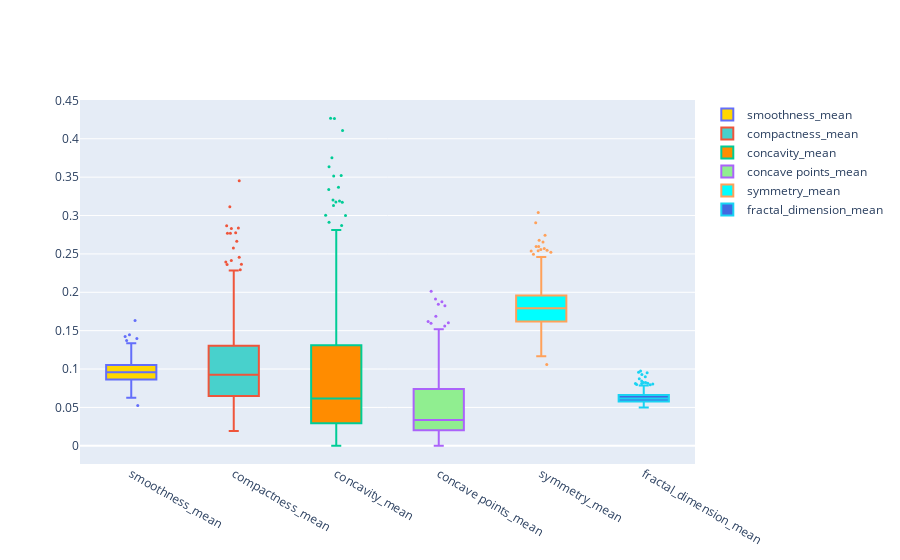

The notebook cell this image was saved under:
### Code cell
names = df.columns[5:11]
# convert DataFrame to list
values=[] 
for column in df.iloc[:,5:11].columns:
    li = df[column].tolist()
    values.append(li)
colors = ['gold', 'mediumturquoise', 'darkorange', 'lightgreen','cyan', 'royalblue']

fig = go.Figure()
for xd, yd, cls in zip(names, values, colors):
        fig.add_trace(go.Box(
            y=yd,
            name=xd,
            boxpoints='outliers',
            jitter=0.5,
            whiskerwidth=0.2,
            fillcolor=cls,
            marker_size=3,
            line_width=2)
        )
fig.show()

### Figure 1 — Plotly figure (JSON) as saved in the notebook; plotly's stock layout.template omitted (floating-point values rounded to 4 significant figures; data arrays with more than 128 entries replaced by an {"elided": "..."} marker saying what was removed)
{"data": [{"boxpoints": "outliers", "fillcolor": "gold", "jitter": 0.5, "line": {"width": 2}, "marker": {"size": 3}, "name": "smoothness_mean", "type": "box", "whiskerwidth": 0.2, "y": {"elided": "569 float values"}}, {"boxpoints": "outliers", "fillcolor": "mediumturquoise", "jitter": 0.5, "line": {"width": 2}, "marker": {"size": 3}, "name": "compactness_mean", "type": "box", "whiskerwidth": 0.2, "y": {"elided": "569 float values"}}, {"boxpoints": "outliers", "fillcolor": "darkorange", "jitter": 0.5, "line": {"width": 2}, "marker": {"size": 3}, "name": "concavity_mean", "type": "box", "whiskerwidth": 0.2, "y": {"elided": "569 float values"}}, {"boxpoints": "outliers", "fillcolor": "lightgreen", "jitter": 0.5, "line": {"width": 2}, "marker": {"size": 3}, "name": "concave points_mean", "type": "box", "whiskerwidth": 0.2, "y": {"elided": "569 float values"}}, {"boxpoints": "outliers", "fillcolor": "cyan", "jitter": 0.5, "line": {"width": 2}, "marker": {"size": 3}, "name": "symmetry_mean", "type": "box", "whiskerwidth": 0.2, "y": {"elided": "569 float values"}}, {"boxpoints": "outliers", "fillcolor": "royalblue", "jitter": 0.5, "line": {"width": 2}, "marker": {"size": 3}, "name": "fractal_dimension_mean", "type": "box", "whiskerwidth": 0.2, "y": {"elided": "569 float values"}}], "layout": {}}
